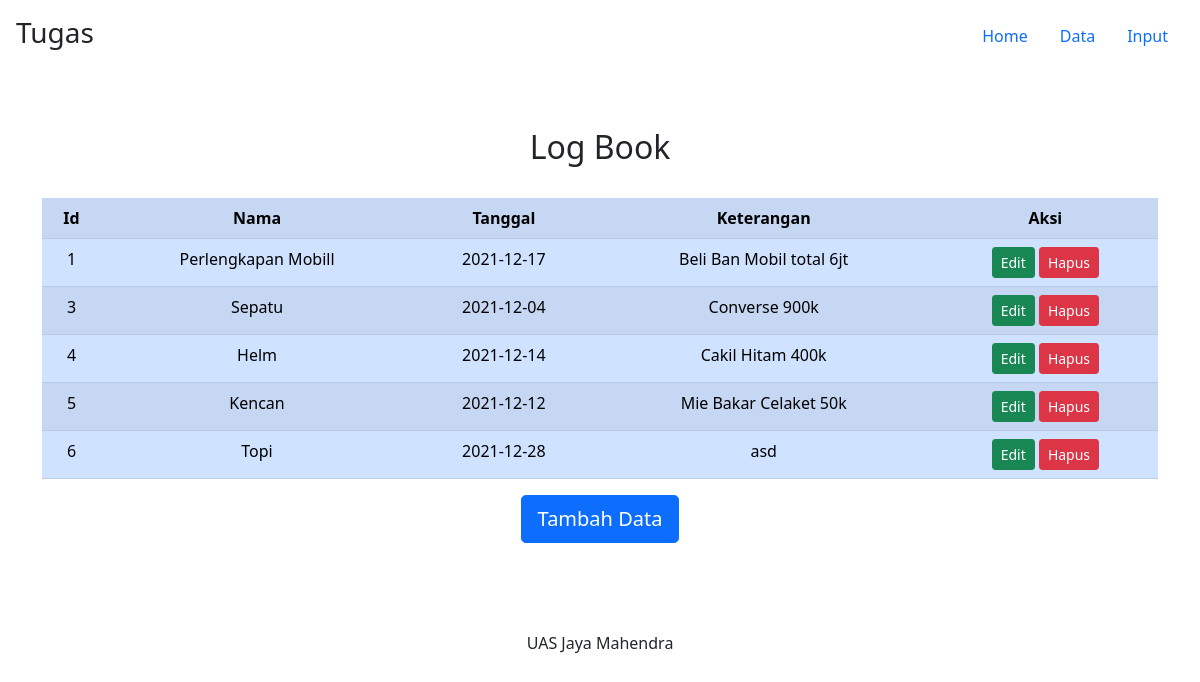
Screenshot of /logbook.php with the database file from the repository.
### tables this page shows
CREATE TABLE `logbook` (
  `idlog` int(11) NOT NULL,
  `nama_log` varchar(50) NOT NULL,
  `tanggal_log` text NOT NULL,
  `desc_log` varchar(255) NOT NULL
);

### logbook.php (the view, shortened to what this page needs)
<!doctype html>
<html lang="en">
<head>
    <link href="https://cdn.jsdelivr.net/npm/bootstrap@5.0.2/dist/css/bootstrap.min.css" rel="stylesheet">
</head>
<body class="d-flex h-100 text-center">
    <div class="cover-container d-flex w-100 h-100 p-3 mx-auto flex-column">
        <header class="mb-auto">
            <div>
                <h3 class="float-md-start mb-0">Tugas</h3>
                <nav class="nav nav-masthead justify-content-center float-md-end">
                    <a class="nav-link active" aria-current="page" href="index.php">Home</a>
                    <a class="nav-link" href="logbook.php">Data</a>
                    <a class="nav-link" href="pages/input_log.php">Input</a>
                </nav>
            </div>
        </header>
        <div class="container">
            <br><br><br>
            <h2>Log Book</h2>
            <br>
            <table class="table table-striped table-primary">
                <tr>
                    <th>Id </th>
                    <th>Nama </th>
                    <th>Tanggal</th>
                    <th>Keterangan</th>
                    <th>Aksi</th>
                </tr>
                <?php
                include 'koneksi.php';
                $query = mysqli_query($db, "SELECT * FROM logbook ORDER BY idlog ASC");
                while ($data = mysqli_fetch_array($query)) {
                ?>
                    <tr>
                        <td><?php echo $data['idlog']; ?></td>
                        <td><?php echo $data['nama_log']; ?></td>
                        <td><?php echo $data['tanggal_log']; ?></td>
                        <td><?php echo $data['desc_log']; ?></td>
                        <td>
                            <a href="index.php?hal=edit&id=<?= $data['idlog'] ?>" class="btn btn-success btn-sm" data-toggle="modal" data-target="#edit<?php echo $data['idlog']; ?>">Edit</a>
                            <a href="#" class="btn btn-danger btn-sm" data-target=".bs-example-modal-lg<?php echo $data['idlog']; ?>" data-toggle="modal">Hapus</a>
        </div>
        </td>
        </tr>
    <?php } ?>
    <p class="lead">
        <a href="pages/input_log.php" class="btn btn-lg btn-primary">Tambah Data</a>
    </p>
    <br><br><br>
    <footer class="mt-auto text-primary-50">
        <p>UAS Jaya Mahendra</p>
    </footer>
</body>
</html>

### rows the page displays
logbook: idlog "1", nama_log "Perlengkapan Mobill", tanggal_log "2021-12-17", desc_log "Beli Ban Mobil total 6jt"
logbook: idlog "3", nama_log "Sepatu", tanggal_log "2021-12-04", desc_log "Converse 900k"
logbook: idlog "4", nama_log "Helm", tanggal_log "2021-12-14", desc_log "Cakil Hitam 400k"
logbook: idlog "5", nama_log "Kencan", tanggal_log "2021-12-12", desc_log "Mie Bakar Celaket 50k"
logbook: idlog "6", nama_log "Topi", tanggal_log "2021-12-28", desc_log "asd"
